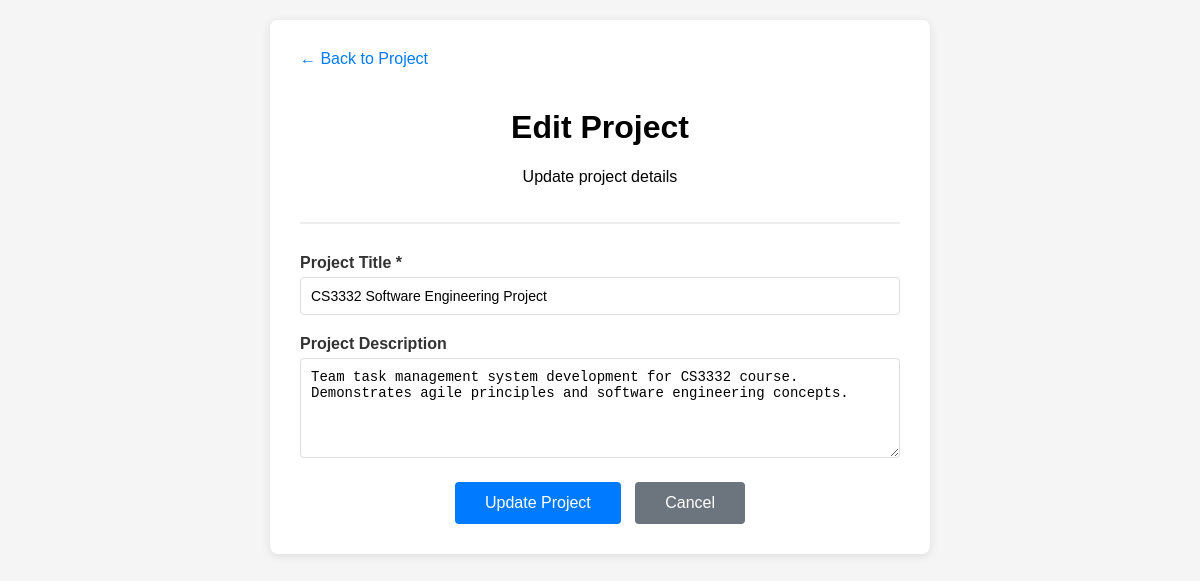
The app's page /edit-project.php?id=1 (signed in) with its own data.
### tables this page shows
CREATE TABLE projects (
    project_id INT AUTO_INCREMENT PRIMARY KEY,
    title VARCHAR(100) NOT NULL,
    description TEXT,
    is_archived BOOLEAN DEFAULT FALSE,
    created_date TIMESTAMP DEFAULT CURRENT_TIMESTAMP,
    updated_at TIMESTAMP DEFAULT CURRENT_TIMESTAMP ON UPDATE CURRENT_TIMESTAMP
);

### edit-project.php (the view, shortened to what this page needs)
<?php
$host = 'localhost';
$dbname = 'ttpm_system';
$username = 'root';
$password = '';
$mysqli = new mysqli($host, $username, $password, $dbname);
$project_id = (int)($_GET['id'] ?? 0);
$stmt = $mysqli->prepare("SELECT * FROM projects WHERE project_id = ?");
$stmt->bind_param("i", $project_id);
$stmt->execute();
$result = $stmt->get_result();
$project = $result->fetch_assoc();
?>
<!DOCTYPE html>
<html lang="en">
<head>
    <link rel="stylesheet" href="assets/css/project.css">
</head>
<body>
    <div class="container small">
        <a href="project.php?id=<?php echo $project_id; ?>" class="back-link">← Back to Project</a>
        <div class="header center">
            <h1>Edit Project</h1>
            <p>Update project details</p>
        </div>
        <form method="POST" action="">
            <div class="form-group">
                <label for="title">Project Title *</label>
                <input type="text" id="title" name="title" required maxlength="255"
                       value="<?php echo htmlspecialchars($project['title']); ?>"
                       placeholder="Enter project title">
            </div>
            <div class="form-group">
                <label for="description">Project Description</label>
                <textarea id="description" name="description" maxlength="1000"
                          placeholder="Describe your project"><?php echo htmlspecialchars($project['description'] ?? ''); ?></textarea>
            </div>
            <div class="text-center mt-2">
                <button type="submit" class="btn btn-primary large">Update Project</button>
                <a href="project.php?id=<?php echo $project_id; ?>" class="btn btn-secondary large">Cancel</a>
            </div>
        </form>
    </div>
</body>
</html>

### assets/css/project.css (style rules this page uses)
body { font-family: Arial, sans-serif; margin: 0; padding: 20px; background-color: #f5f5f5; }
.container { max-width: 1000px; margin: 0 auto; background: white; padding: 30px; border-radius: 8px; box-shadow: 0 2px 10px rgba(0,0,0,0.1); }
.container.small { max-width: 600px; }
.header { display: flex; justify-content: space-between; align-items: center; margin-bottom: 30px; padding-bottom: 20px; border-bottom: 2px solid #eee; }
.header.center { text-align: center; display: block; }
.btn { padding: 8px 16px; border: none; border-radius: 4px; cursor: pointer; text-decoration: none; font-size: 14px; display: inline-block; text-align: center; }
.btn.large { padding: 12px 30px; font-size: 16px; }
.btn-primary { background: #007bff; color: white; }
.btn-secondary { background: #6c757d; color: white; margin-left: 10px; }
.form-group { margin-bottom: 20px; }
.form-group label { display: block; margin-bottom: 5px; font-weight: bold; color: #333; }
.form-group input, .form-group textarea { width: 100%; padding: 10px; border: 1px solid #ddd; border-radius: 4px; font-size: 14px; box-sizing: border-box; }
.form-group textarea { height: 100px; resize: vertical; }
.back-link { color: #007bff; text-decoration: none; margin-bottom: 20px; display: inline-block; }
.text-center { text-align: center; }
.mt-2 { margin-top: 20px; }

### records on screen
projects: title "CS3332 Software Engineering Project", description "Team task management system development for CS3332 course. Demonstrates agile principles and software engineering concepts."
